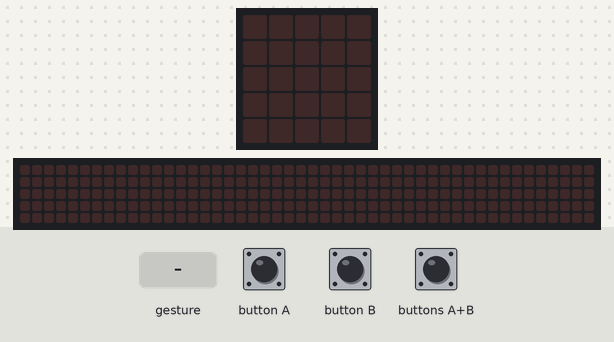
Recording of a program running on a simulated BBC micro:bit (MakeCode). Shown: the board's 5×5 LED display, a strip that is not on the board, showing the scrolling text unrolled. The inputs (shaded band) are chosen by the test bench. Random numbers come from a fixed seed; a tilt is held for 1.5 s and a shake lasts 1 s, then the board lies face up again; the 48×5 strip is a reading aid, not a part: it shows the text the display is scrolling, unrolled, one strip-width of it at a time.

Above: at 1.2 s.
1.3 s: button A pressed for 0.15 s
At 1.8 s:
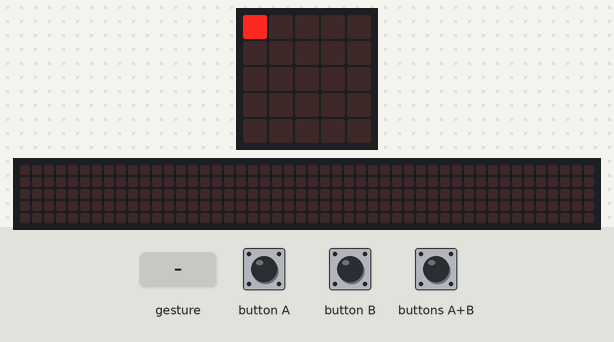
2.9 s: buttons A+B pressed for 0.15 s
At 3.12 s:
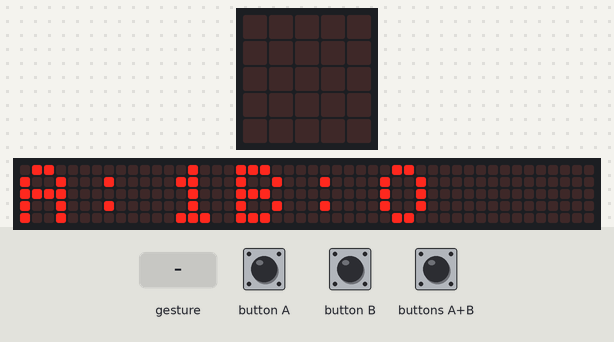
5.9 s: button B pressed for 0.15 s
At 6.12 s:
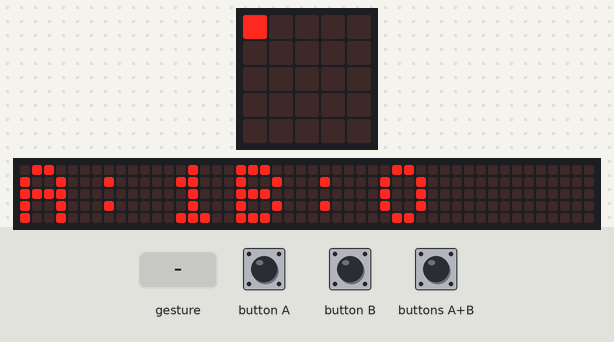
8.9 s: gesture 'shake'
At 10.2 s:
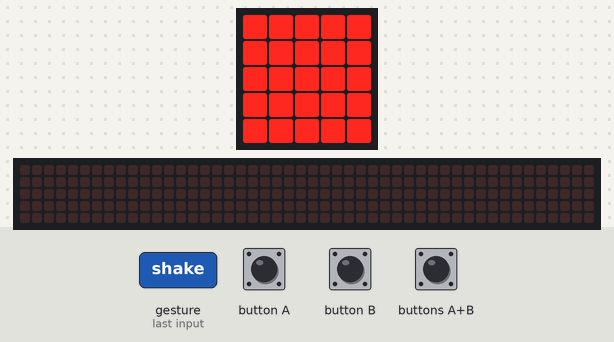
10.8 s: buttons A+B pressed for 1 s
At 12.6 s:
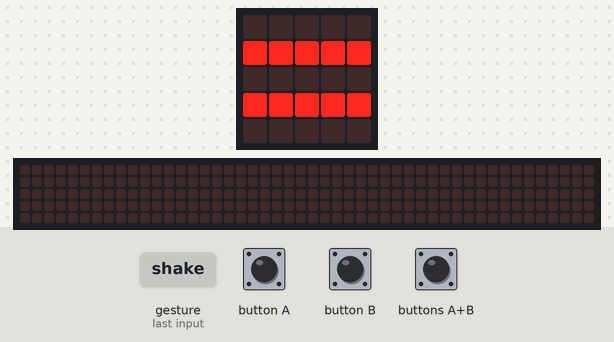
13.3 s: button A pressed for 0.15 s
At 14.5 s:
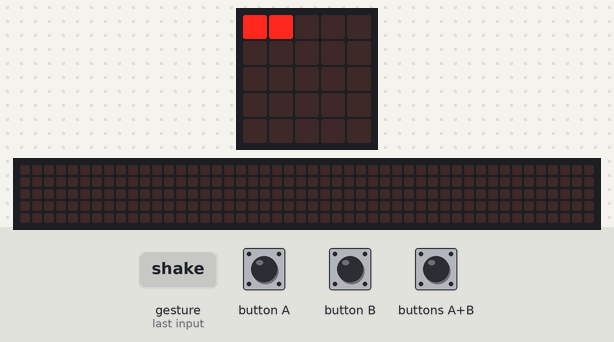
Timing chart, 0 to 15.9 s (numbered marks = the images above; inputs shaded):
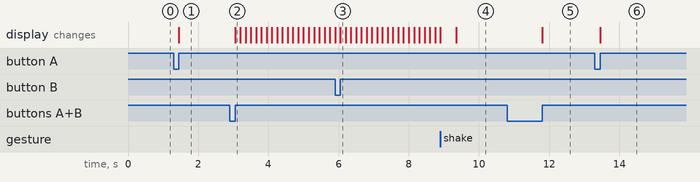

The program:

main.ts
```typescript
let Hand = 0
let a_score = 0
let b_score = 0
let x = 0
let y = 0
input.onGesture(Gesture.Shake, function () {
    basic.clearScreen()
    Hand = Math.randomRange(1, 3)
    if (Hand == 1) {
        basic.showLeds(`
            # # # # #
            # # # # #
            # # # # #
            # # # # #
            # # # # #
            `)
    } else if (Hand == 2) {
        basic.showLeds(`
            . . . . .
            . # # # .
            . # # # .
            . # # # .
            . . . . .
            `)
    } else {
        basic.showLeds(`
            # # . . #
            # # . # .
            . . # . .
            # # . # .
            # # . . #
            `)
    }
})
input.onButtonPressed(Button.A, function () {
    basic.clearScreen()
    a_score += 1
    doSomething(a_score)
})
input.onButtonPressed(Button.B, function () {
    basic.clearScreen()
    b_score += 1
    doSomething(b_score)
})
input.onButtonPressed(Button.AB, function () {
    basic.clearScreen()
    if (a_score > b_score) {
        basic.showString("A:" + a_score + ("B:" + b_score))
    } else if (b_score > a_score) {
        basic.showString("B:" + b_score + ("A:" + a_score))
    } else {
        basic.showLeds(`
            . . . . .
            # # # # #
            . . . . .
            # # # # #
            . . . . .
            `)
    }
})
function doSomething(num: number) {
    basic.clearScreen()
    x = 0
    y = 0
    for (let i = 0; i < num; i++) {
        led.plot(x, y)
        x += 1
        if (x == 5) {
            y += 1
            x = 0
        }
    }
}
```

test.ts
```typescript
// tests go here; this will not be compiled when this package is used as a library
```

Measured:
- after the input at 1.3 s, the display: changes after 0.15 s (image 1)
- after the input at 2.9 s, the display: changes after 0.15 s (image 2)
- after the input at 10.8 s, the display: changes after 1.0 s (image 5)
- after the input at 13.3 s, the display: changes after 0.15 s (image 6)
